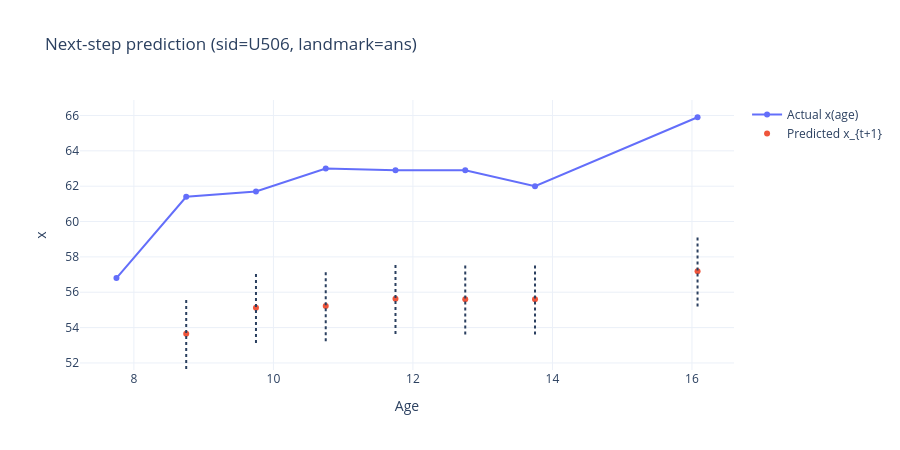

The cell this chart's notebook holds for it:
### Code cell
# Quick check plot for one series:
fig = plot_subject_landmark_nextx(df_long, model, sid="U506", landmark="ans", use_dt=True)
fig.show()
# Predict a single next step:
x_next_hat = predict_next_x(model, x_t=42.3, dt=1.0)
print("x_next_hat =", x_next_hat)

### Figure 1 — Plotly figure (JSON) as saved in the notebook; plotly's stock layout.template omitted (floating-point values rounded to 4 significant figures)
{"data": [{"mode": "lines+markers", "name": "Actual x(age)", "type": "scatter", "x": [7.75, 8.75, 9.75, 10.75, 11.75, 12.75, 13.75, 16.08], "y": [56.8, 61.4, 61.7, 63.0, 62.9, 62.9, 62.0, 65.9]}, {"mode": "markers", "name": "Predicted x_{t+1}", "type": "scatter", "x": [8.75, 9.75, 10.75, 11.75, 12.75, 13.75, 16.08], "y": [53.66, 55.13, 55.22, 55.64, 55.61, 55.61, 57.19]}], "layout": {"height": 450, "shapes": [{"layer": "above", "line": {"dash": "dot", "width": 2}, "type": "line", "x0": 8.75, "x1": 8.75, "xref": "x", "y0": 51.66, "y1": 55.66, "yref": "y"}, {"layer": "above", "line": {"dash": "dot", "width": 2}, "type": "line", "x0": 9.75, "x1": 9.75, "xref": "x", "y0": 53.13, "y1": 57.13, "yref": "y"}, {"layer": "above", "line": {"dash": "dot", "width": 2}, "type": "line", "x0": 10.75, "x1": 10.75, "xref": "x", "y0": 53.22, "y1": 57.22, "yref": "y"}, {"layer": "above", "line": {"dash": "dot", "width": 2}, "type": "line", "x0": 11.75, "x1": 11.75, "xref": "x", "y0": 53.64, "y1": 57.64, "yref": "y"}, {"layer": "above", "line": {"dash": "dot", "width": 2}, "type": "line", "x0": 12.75, "x1": 12.75, "xref": "x", "y0": 53.61, "y1": 57.61, "yref": "y"}, {"layer": "above", "line": {"dash": "dot", "width": 2}, "type": "line", "x0": 13.75, "x1": 13.75, "xref": "x", "y0": 53.61, "y1": 57.61, "yref": "y"}, {"layer": "above", "line": {"dash": "dot", "width": 2}, "type": "line", "x0": 16.08, "x1": 16.08, "xref": "x", "y0": 55.19, "y1": 59.19, "yref": "y"}], "title": {"text": "Next-step prediction (sid=U506, landmark=ans)"}, "xaxis": {"title": {"text": "Age"}}, "yaxis": {"title": {"text": "x"}}}}
